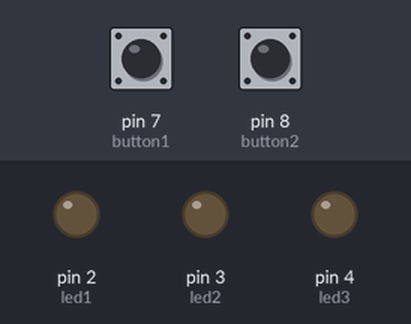
The sketch below on a simulated Arduino Uno, built with avr-gcc and run on an emulated ATmega328P. On the bench: output pins drawn as LEDs (lit = HIGH). The test bench sets the inputs (shaded band); at power-on: pin 8 (button2) LOW, pin 7 (button1) LOW.

Above: at 4.8 s.
4.9 s: pin 8 (button2) pulled HIGH for 2.35 s
At 8.4 s:
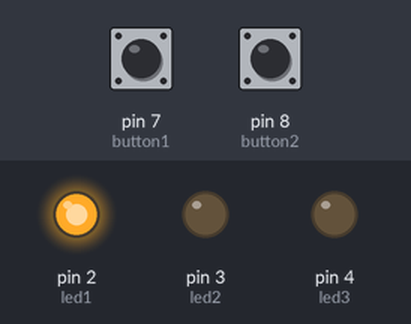
At 8.9 s:
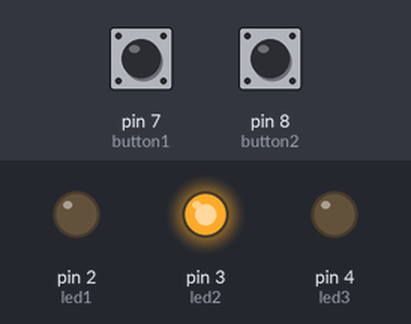
Timing chart, 0 to 18.0 s (numbered marks = the images above; inputs shaded):
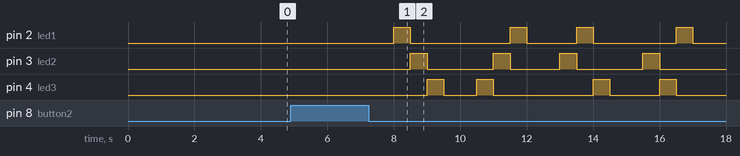

Measured:
- after the input at 4.9 s, pin 2 (led1): LOW → HIGH after 3.1 s, → LOW 0.50 s later, → HIGH 3.0 s later, → LOW 0.50 s later, … (8 changes in this stretch); pin 3 (led2): LOW → HIGH after 3.6 s, → LOW 0.50 s later, → HIGH 2.0 s later, → LOW 0.50 s later, … (8 changes in this stretch)

The sketch:

Button_control_MultiLED.ino
```cpp
//Bai 2-3-5

#include <DHT.h>
int led1=2;
int led2=3;
int led3=4;
int button1=7;
int state1=0;
int state2=0;
int button2=8;
int dhtpin=12;
int val1=0;
int val2=0;
int dhttype=DHT11;
DHT dht = DHT(dhtpin, dhttype);

void setup() {
  // put your setup code here, to run once:
  Serial.begin(9600);
  pinMode(led1,OUTPUT);
  pinMode(led2,OUTPUT);
  pinMode(led3,OUTPUT);
  pinMode(button1,INPUT);
  pinMode(button2,INPUT);
  dht.begin();
}

void controlDHT(){
  float h = dht.readHumidity();
  float t = dht.readTemperature();
  Serial.print("Nhiet do: ");
  Serial.println(t);
  Serial.print("Do am: ");
  Serial.println(h);
  delay(1000);
}

void controlLed(int l1, int l2, int l3){
  digitalWrite(l1,HIGH);
  delay(500);
  digitalWrite(l1,LOW);
  digitalWrite(l2,HIGH);
  delay(500);
  digitalWrite(l2,LOW);
  digitalWrite(l3,HIGH);
  delay(500);
  digitalWrite(l3,LOW);
  delay(1000);
}

void Bai1(){
  controlLed(led1,led2,led3);
  controlLed(led3,led2,led1);
  controlLed(led2,led1,led3);
  controlLed(led2,led3,led1);
}

void loop() {
  // put your main code here, to run repeatedly:
  val1=digitalRead(button1);
  val2=digitalRead(button2);
  delay(2000);
  if(val1 == 1)
    state1 = 1-state1;
  if(state1 == 1)
    controlDHT();
  if(val2 == 1)
    state2 = 1-state2;
  if(state2 == 1)
    Bai1();
}
```
